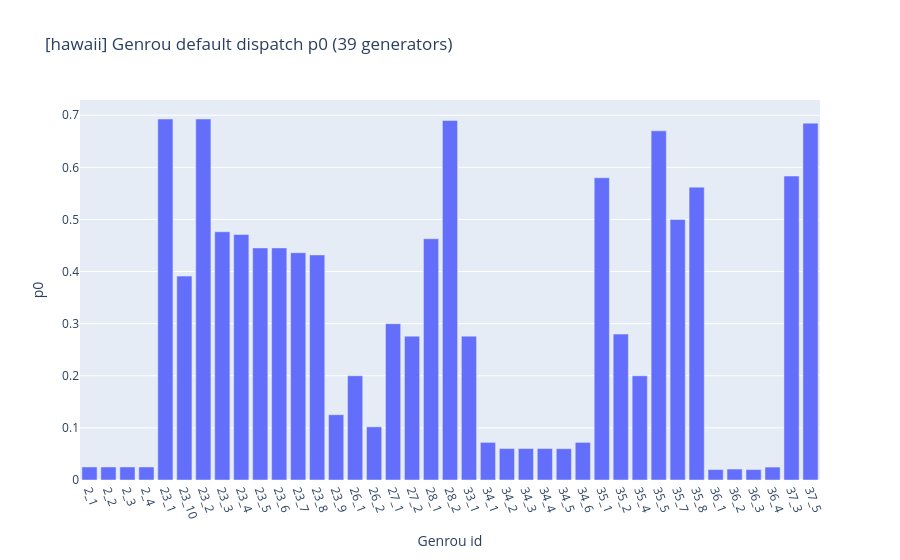
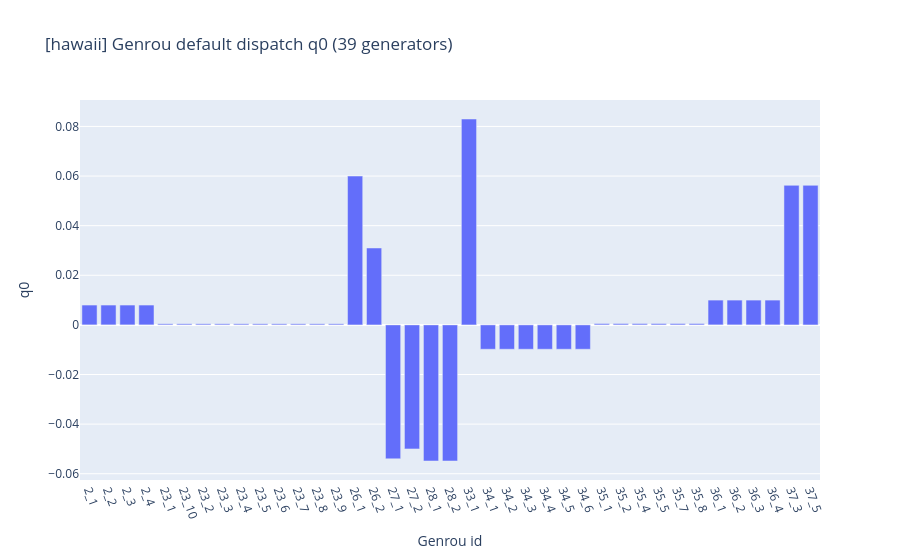
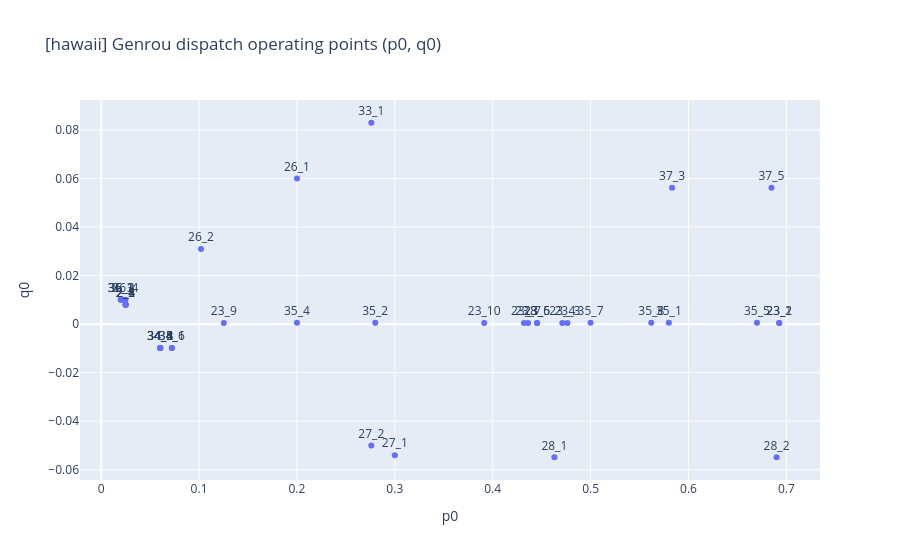

Notebook code cell kept with these figures, in order:
### Code cell
# Read and plot current Genrou dispatch defaults (from copied run dir case file)
case_path_for_edit = get_case_path_for_editing(test_run_dir, example_dir, case_fn)
case_name = case_fn.split(".")[0]
print(f"Case path for dispatch edits: {case_path_for_edit}")

dispatch_df = read_genrou_dispatch(case_path_for_edit)
print(f"Genrou rows: {len(dispatch_df)}")
dispatch_df

plot_genrou_dispatch(dispatch_df, case_name=case_name)

### Figure 1 — Plotly figure (JSON) as saved in the notebook; plotly's stock layout.template omitted (floating-point values rounded to 4 significant figures)
{"data": [{"customdata": [[2.0, 0.008], [2.0, 0.008], [2.0, 0.008], [2.0, 0.008], [23.0, 0.0004408], [23.0, 0.0004408], [23.0, 0.0004408], [23.0, 0.0004408], [23.0, 0.0004408], [23.0, 0.0004408], [23.0, 0.0004408], [23.0, 0.0004408], [23.0, 0.0004408], [23.0, 0.0004408], [26.0, 0.06], [26.0, 0.031], [27.0, -0.054], [27.0, -0.05], [28.0, -0.05487], [28.0, -0.05487], [33.0, 0.083], [34.0, -0.009824], [34.0, -0.009824], [34.0, -0.009824], [34.0, -0.009824], [34.0, -0.009824], [34.0, -0.009824], [35.0, 0.0005299], [35.0, 0.0005299], [35.0, 0.0005299], [35.0, 0.0005299], [35.0, 0.0005299], [35.0, 0.0005299], [36.0, 0.01], [36.0, 0.01], [36.0, 0.01], [36.0, 0.01], [37.0, 0.05626], [37.0, 0.05626]], "hovertemplate": "gen_id=%{x}<br>p0=%{y}<br>bus=%{customdata[0]}<br>q0=%{customdata[1]}<extra></extra>", "legendgroup": "", "marker": {"color": "#636efa", "pattern": {"shape": ""}}, "name": "", "orientation": "v", "showlegend": false, "textposition": "auto", "type": "bar", "x": ["2_1", "2_2", "2_3", "2_4", "23_1", "23_10", "23_2", "23_3", "23_4", "23_5", "23_6", "23_7", "23_8", "23_9", "26_1", "26_2", "27_1", "27_2", "28_1", "28_2", "33_1", "34_1", "34_2", "34_3", "34_4", "34_5", "34_6", "35_1", "35_2", "35_4", "35_5", "35_7", "35_8", "36_1", "36_2", "36_3", "36_4", "37_3", "37_5"], "xaxis": "x", "y": [0.025, 0.025, 0.025, 0.025, 0.6927, 0.3913, 0.6927, 0.4764, 0.4711, 0.4453, 0.4453, 0.4361, 0.4319, 0.1253, 0.2, 0.102, 0.3, 0.276, 0.463, 0.69, 0.276, 0.0722, 0.0604, 0.0604, 0.0604, 0.06009, 0.0722, 0.58, 0.28, 0.2, 0.67, 0.5, 0.562, 0.02, 0.02101, 0.02, 0.0248, 0.5832, 0.6848], "yaxis": "y"}], "layout": {"barmode": "relative", "legend": {"tracegroupgap": 0}, "title": {"text": "[hawaii] Genrou default dispatch p0 (39 generators)"}, "xaxis": {"anchor": "y", "domain": [0, 1], "tickangle": 70, "title": {"text": "Genrou id"}, "type": "category"}, "yaxis": {"anchor": "x", "domain": [0, 1], "title": {"text": "p0"}}}}

### Figure 2 — Plotly figure (JSON) as saved in the notebook; plotly's stock layout.template omitted (floating-point values rounded to 4 significant figures)
{"data": [{"customdata": [[2.0, 0.025], [2.0, 0.025], [2.0, 0.025], [2.0, 0.025], [23.0, 0.6927], [23.0, 0.3913], [23.0, 0.6927], [23.0, 0.4764], [23.0, 0.4711], [23.0, 0.4453], [23.0, 0.4453], [23.0, 0.4361], [23.0, 0.4319], [23.0, 0.1253], [26.0, 0.2], [26.0, 0.102], [27.0, 0.3], [27.0, 0.276], [28.0, 0.463], [28.0, 0.69], [33.0, 0.276], [34.0, 0.0722], [34.0, 0.0604], [34.0, 0.0604], [34.0, 0.0604], [34.0, 0.06009], [34.0, 0.0722], [35.0, 0.58], [35.0, 0.28], [35.0, 0.2], [35.0, 0.67], [35.0, 0.5], [35.0, 0.562], [36.0, 0.02], [36.0, 0.02101], [36.0, 0.02], [36.0, 0.0248], [37.0, 0.5832], [37.0, 0.6848]], "hovertemplate": "gen_id=%{x}<br>q0=%{y}<br>bus=%{customdata[0]}<br>p0=%{customdata[1]}<extra></extra>", "legendgroup": "", "marker": {"color": "#636efa", "pattern": {"shape": ""}}, "name": "", "orientation": "v", "showlegend": false, "textposition": "auto", "type": "bar", "x": ["2_1", "2_2", "2_3", "2_4", "23_1", "23_10", "23_2", "23_3", "23_4", "23_5", "23_6", "23_7", "23_8", "23_9", "26_1", "26_2", "27_1", "27_2", "28_1", "28_2", "33_1", "34_1", "34_2", "34_3", "34_4", "34_5", "34_6", "35_1", "35_2", "35_4", "35_5", "35_7", "35_8", "36_1", "36_2", "36_3", "36_4", "37_3", "37_5"], "xaxis": "x", "y": [0.008, 0.008, 0.008, 0.008, 0.0004408, 0.0004408, 0.0004408, 0.0004408, 0.0004408, 0.0004408, 0.0004408, 0.0004408, 0.0004408, 0.0004408, 0.06, 0.031, -0.054, -0.05, -0.05487, -0.05487, 0.083, -0.009824, -0.009824, -0.009824, -0.009824, -0.009824, -0.009824, 0.0005299, 0.0005299, 0.0005299, 0.0005299, 0.0005299, 0.0005299, 0.01, 0.01, 0.01, 0.01, 0.05626, 0.05626], "yaxis": "y"}], "layout": {"barmode": "relative", "legend": {"tracegroupgap": 0}, "title": {"text": "[hawaii] Genrou default dispatch q0 (39 generators)"}, "xaxis": {"anchor": "y", "domain": [0, 1], "tickangle": 70, "title": {"text": "Genrou id"}, "type": "category"}, "yaxis": {"anchor": "x", "domain": [0, 1], "title": {"text": "q0"}}}}

### Figure 3 — Plotly figure (JSON) as saved in the notebook; plotly's stock layout.template omitted (floating-point values rounded to 4 significant figures)
{"data": [{"customdata": [[2], [2], [2], [2], [23], [23], [23], [23], [23], [23], [23], [23], [23], [23], [26], [26], [27], [27], [28], [28], [33], [34], [34], [34], [34], [34], [34], [35], [35], [35], [35], [35], [35], [36], [36], [36], [36], [37], [37]], "hovertemplate": "p0=%{x}<br>q0=%{y}<br>gen_id=%{text}<br>bus=%{customdata[0]}<extra></extra>", "legendgroup": "", "marker": {"color": "#636efa", "symbol": "circle"}, "mode": "markers+text", "name": "", "orientation": "v", "showlegend": false, "text": ["2_1", "2_2", "2_3", "2_4", "23_1", "23_10", "23_2", "23_3", "23_4", "23_5", "23_6", "23_7", "23_8", "23_9", "26_1", "26_2", "27_1", "27_2", "28_1", "28_2", "33_1", "34_1", "34_2", "34_3", "34_4", "34_5", "34_6", "35_1", "35_2", "35_4", "35_5", "35_7", "35_8", "36_1", "36_2", "36_3", "36_4", "37_3", "37_5"], "textposition": "top center", "type": "scatter", "x": [0.025, 0.025, 0.025, 0.025, 0.6927, 0.3913, 0.6927, 0.4764, 0.4711, 0.4453, 0.4453, 0.4361, 0.4319, 0.1253, 0.2, 0.102, 0.3, 0.276, 0.463, 0.69, 0.276, 0.0722, 0.0604, 0.0604, 0.0604, 0.06009, 0.0722, 0.58, 0.28, 0.2, 0.67, 0.5, 0.562, 0.02, 0.02101, 0.02, 0.0248, 0.5832, 0.6848], "xaxis": "x", "y": [0.008, 0.008, 0.008, 0.008, 0.0004408, 0.0004408, 0.0004408, 0.0004408, 0.0004408, 0.0004408, 0.0004408, 0.0004408, 0.0004408, 0.0004408, 0.06, 0.031, -0.054, -0.05, -0.05487, -0.05487, 0.083, -0.009824, -0.009824, -0.009824, -0.009824, -0.009824, -0.009824, 0.0005299, 0.0005299, 0.0005299, 0.0005299, 0.0005299, 0.0005299, 0.01, 0.01, 0.01, 0.01, 0.05626, 0.05626], "yaxis": "y"}], "layout": {"legend": {"tracegroupgap": 0}, "title": {"text": "[hawaii] Genrou dispatch operating points (p0, q0)"}, "xaxis": {"anchor": "y", "domain": [0, 1], "title": {"text": "p0"}}, "yaxis": {"anchor": "x", "domain": [0, 1], "title": {"text": "q0"}}}}
